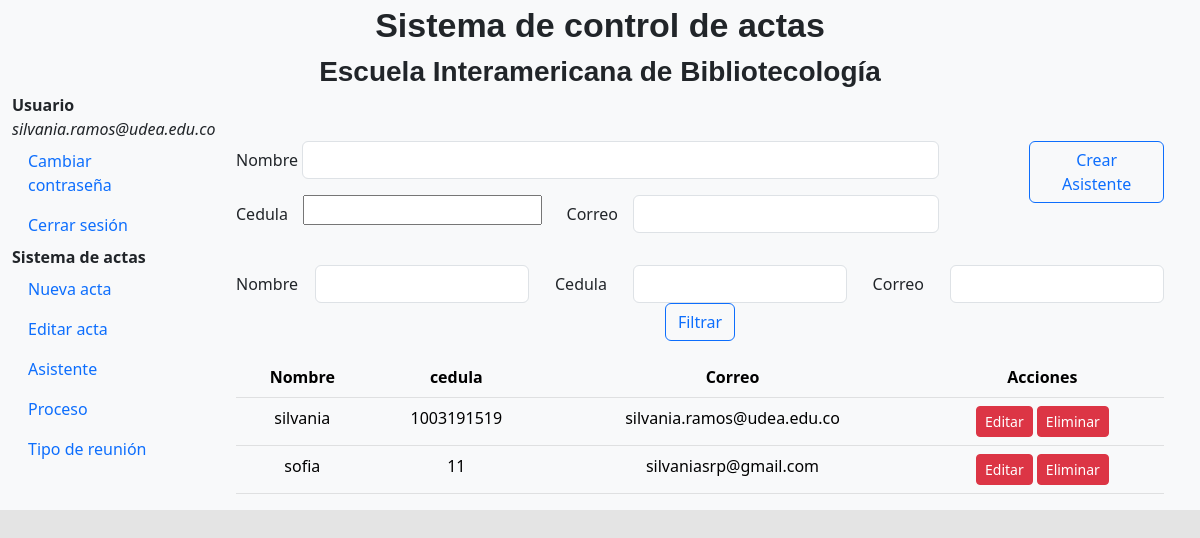
/app_registro/RegistroAsistente/ (signed in), run on an earlier commit of the app's database.
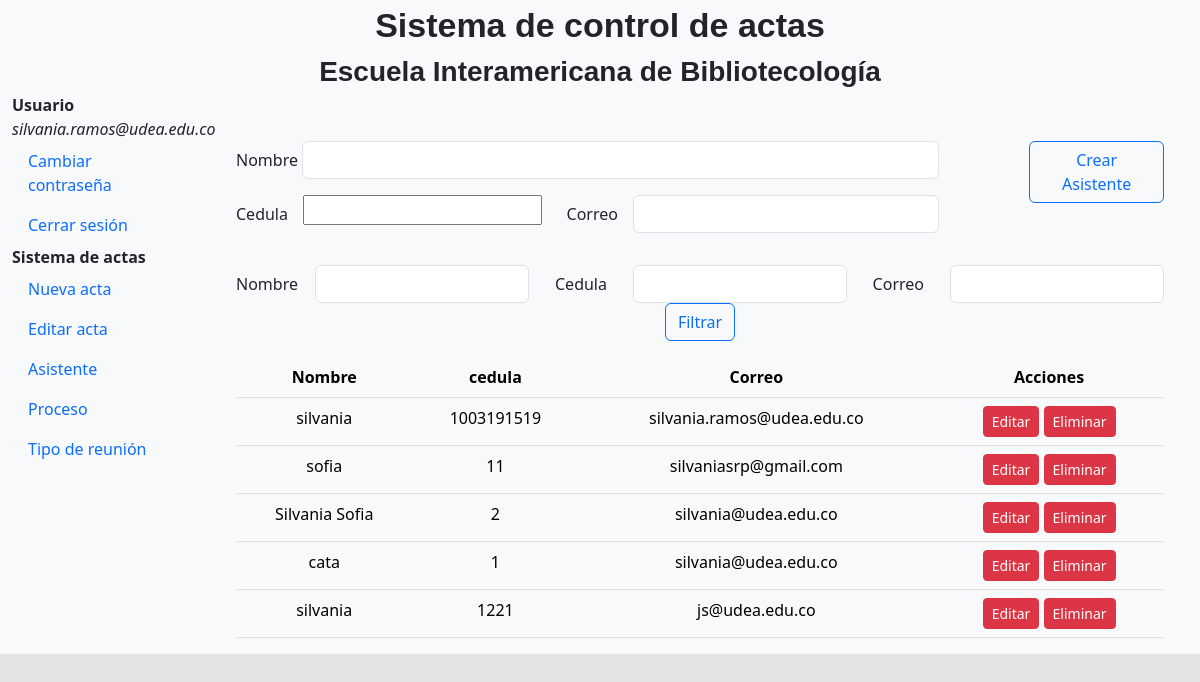
And on a later commit of the database.
### app_registro/models.py (models this page shows, shortened)
class User(models.Model):
    name = models.CharField(max_length=200, default=None)
    mail = models.CharField(max_length=200,null=True,default=None)
    num_id = models.IntegerField(default=None)

### app_registro/views.py (the view)
# urls.py: path('RegistroAsistente/', views.RegisterAssistant, name='RegisterAssistant'),
@login_required
def RegisterAssistant(request):
    if request.method == 'POST':
        action = request.POST.get('action')
        if action == 'crear':
            form = RegisterFormAssistant(request.POST)
            if form.is_valid():
                usuario = form.cleaned_data['mail']
                print(usuario)
                contrasena_aleatoria = generar_contrasena_aleatoria()
                form.save()
                contenido_correo = "Estas son sus credenciales \nUsuario: " + usuario + "\nContraseña: " + contrasena_aleatoria +"\nhttp://127.0.0.1:8000/accounts/login/?next=/app_visualizacion/index.html"
                user = usuariodjango.objects.create_user(username=usuario, password=contrasena_aleatoria)
                user.save()
                enviar_correo(str(usuario),contenido_correo)
                return redirect('RegisterAssistant')
        if action == 'filtrar':
            nombre = request.POST.get('nombre')
            cedula = request.POST.get('cedula')
            correo = request.POST.get('correo')
            asistentes = User.objects.all()
            if nombre:
                users = asistentes.filter(name=nombre)
            if cedula:
                users = asistentes.filter(num_id=cedula)
            if correo:
                users = asistentes.filter(mail=correo)
            form = RegisterFormAssistant()
            context = {
            'form': form ,
            'users' : users   }
            render(request, 'app_registro/usuarios.html', context)
    else:
        form = RegisterFormAssistant()
        users = User.objects.all()
    context = {
            'form': form ,
            'users' : users   }
    return render(request, 'app_registro/usuarios.html', context)

### app_registro/forms.py
class RegisterFormAssistant(forms.ModelForm):
    class Meta:
        model = User
        fields = "__all__"

### Templates/app_registro/usuarios.html (shortened to what this page needs)
{% extends 'base.html' %}
{% block content %}
{% load crispy_forms_tags %}
<link rel="stylesheet" href="ruta/al/css/bootstrap-datetimepicker.css">
<main class="col-md-9 ms-sm-auto col-lg-10 px-md-4">
<div class="container mt-5">
  <div class="row justify-content-center">
      <div class="text-center">
          <form method="post" action="{% url 'RegisterAssistant' %}">
              <div class="mb-3 row">
                <div class="col-sm-10">
                  <div  class="mb-3 row">
                    <label class="col-sm-1 col-form-label">Nombre</label>
                    <div class="col-sm-10">
                      <input class="form-control" name="name" id="name" rows="1"  required> </textarea>
                    </div>
                  </div>
                  <div class="mb-3 row">
                    <label class="col-sm-1 col-form-label">Cedula</label>
                    <div class="col-sm-4">
                      {{form.num_id}}
                    </div>
                    <label class="col-sm-1 col-form-label">Correo</label>
                    <div class="col-sm-5">
                      <input type="email" class="form-control" name="mail" id="mail" required>
                    </div>
                  </div>
                </div>
                <div class="col-sm-2">
                  <button type="submit"  class="btn btn-outline-primary" name="action" value="crear">Crear Asistente</button>
                </div>
              </div>
            </form>
            <form  method="post" action="{% url 'RegisterAssistant' %}">
              <div  class="mb-3 row">
                <label class="col-sm-1 col-form-label">Nombre</label>
                <div class="col-sm-3">
                    <input type="text" name="nombre" id="nombre" class="form-control">
                </div>
                <label class="col-sm-1 col-form-label">Cedula</label>
                <div class="col-sm-3">
                    <input name="Cedula" id="cedula" class="form-control">
                </div>
                <label class="col-sm-1 col-form-label">Correo</label>
                <div class="col-sm-3">
                    <input type="mail" id="correo" name="correo" class="form-control" >
                </div>
                <div>
                  <button type="submit" class="btn btn-outline-primary" name="action" value="filtrar">Filtrar</button>
                </div>
            </div>
            </form>
             <table class="table table-light text-center">
                <thead>
                  <tr>
                    <th>Nombre</th>
                    <th>cedula</th>
                    <th>Correo</th>
                    <th>Acciones</th>
                  </tr>
                </thead>
                <tbody>
                  {% for user in users %}
                    <tr>
                      <td>{{ user.name }}</td>
                      <td>{{ user.num_id }}</td>
                      <td>{{ user.mail }}</td>
                      <td>
                        <a href="{% url 'EditarUsuario' user.id %}" class="btn btn-danger btn-sm">Editar</a>
                        <a href="{% url 'eliminar_usuario' user.id %}" class="btn btn-danger btn-sm delete-typemeet" data-typemeet-id="{{ user.id }}">Eliminar</a>
                      </td>
                    </tr>
                  {% empty %}
                    <tr>
                      <td colspan="5">No se encontraron actas.</td>
                    </tr>
                  {% endfor %}
                </tbody>
              </table>
        </main>
      </div>
  </div>
{% endblock %}

What changed in the data, as far as the page shows it:
added User: name "Silvania Sofia", num_id "2", mail "silvania@udea.edu.co"
added User: name "cata", num_id "1", mail "silvania@udea.edu.co"
added User: name "silvania", num_id "1221", mail "js@udea.edu.co"
